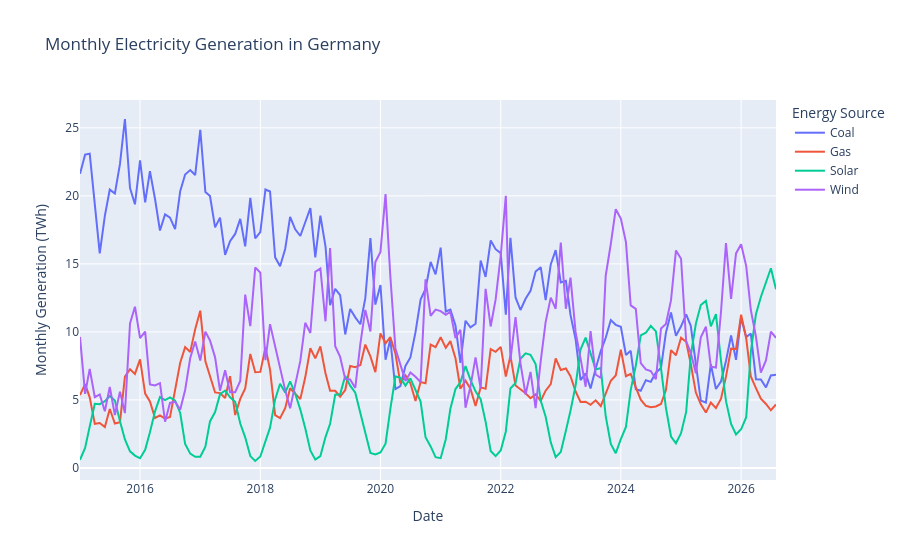

Notebook source saved alongside this figure:
### Markdown cell above
## 4.3 Generation Trends in Germany

To place the statistical outlier results in their temporal context, monthly
electricity generation in Germany is examined for four major energy sources:
solar, wind, coal and gas.

The time-series view helps distinguish isolated anomalies from systematic
patterns such as:

- long-term structural changes
- growth or decline of individual technologies
- recurring seasonal variation
- temporary peaks and troughs

Germany is used as a detailed example rather than producing separate charts
for all 20 countries. Cross-country patterns are examined later using more
compact comparative analyses.

### Code cell
germany_generation = non_aggregate_generation[
    (non_aggregate_generation["entity_code"] == "DEU")
    & non_aggregate_generation["series"].isin(
        ["Solar", "Wind", "Coal", "Gas"]
    )
].copy()

fig = px.line(
    germany_generation,
    x="date",
    y="generation_twh",
    color="series",
    title="Monthly Electricity Generation in Germany",
    labels={
        "date": "Date",
        "generation_twh": "Monthly Generation (TWh)",
        "series": "Energy Source",
    },
)

fig.show()

### Figure 1 — Plotly figure (JSON) as saved in the notebook; plotly's stock layout.template omitted (floating-point values rounded to 4 significant figures; data arrays with more than 128 entries replaced by an {"elided": "..."} marker saying what was removed)
{"data": [{"hovertemplate": "Energy Source=Coal<br>Date=%{x}<br>Monthly Generation (TWh)=%{y}<extra></extra>", "legendgroup": "Coal", "line": {"color": "#636efa", "dash": "solid"}, "marker": {"symbol": "circle"}, "mode": "lines", "name": "Coal", "orientation": "v", "showlegend": true, "type": "scatter", "x": {"elided": "140 str values"}, "xaxis": "x", "y": {"elided": "140 float values"}, "yaxis": "y"}, {"hovertemplate": "Energy Source=Gas<br>Date=%{x}<br>Monthly Generation (TWh)=%{y}<extra></extra>", "legendgroup": "Gas", "line": {"color": "#EF553B", "dash": "solid"}, "marker": {"symbol": "circle"}, "mode": "lines", "name": "Gas", "orientation": "v", "showlegend": true, "type": "scatter", "x": {"elided": "140 str values"}, "xaxis": "x", "y": {"elided": "140 float values"}, "yaxis": "y"}, {"hovertemplate": "Energy Source=Solar<br>Date=%{x}<br>Monthly Generation (TWh)=%{y}<extra></extra>", "legendgroup": "Solar", "line": {"color": "#00cc96", "dash": "solid"}, "marker": {"symbol": "circle"}, "mode": "lines", "name": "Solar", "orientation": "v", "showlegend": true, "type": "scatter", "x": {"elided": "140 str values"}, "xaxis": "x", "y": {"elided": "140 float values"}, "yaxis": "y"}, {"hovertemplate": "Energy Source=Wind<br>Date=%{x}<br>Monthly Generation (TWh)=%{y}<extra></extra>", "legendgroup": "Wind", "line": {"color": "#ab63fa", "dash": "solid"}, "marker": {"symbol": "circle"}, "mode": "lines", "name": "Wind", "orientation": "v", "showlegend": true, "type": "scatter", "x": {"elided": "140 str values"}, "xaxis": "x", "y": {"elided": "140 float values"}, "yaxis": "y"}], "layout": {"legend": {"title": {"text": "Energy Source"}, "tracegroupgap": 0}, "title": {"text": "Monthly Electricity Generation in Germany"}, "xaxis": {"anchor": "y", "domain": [0, 1], "title": {"text": "Date"}}, "yaxis": {"anchor": "x", "domain": [0, 1], "title": {"text": "Monthly Generation (TWh)"}}}}
